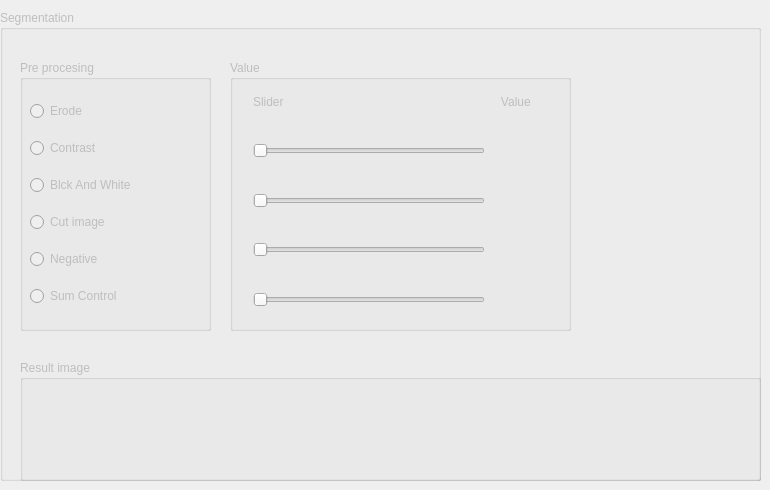
    <widget class="QWidget" name="tab_4">
     <attribute name="title">
      <string>Segmentation</string>
     </attribute>
     <widget class="QGroupBox" name="GBSegmentation">
      <property name="enabled">
       <bool>false</bool>
      </property>
      <property name="geometry">
       <rect>
        <x>0</x>
        <y>10</y>
        <width>761</width>
        <height>471</height>
       </rect>
      </property>
      <property name="title">
       <string>Segmentation</string>
      </property>
      <widget class="QGroupBox" name="GBSegmentationResultImage">
       <property name="geometry">
        <rect>
         <x>20</x>
         <y>350</y>
         <width>741</width>
         <height>121</height>
        </rect>
       </property>
       <property name="title">
        <string>Result image</string>
       </property>
       <widget class="QWidget" name="gridLayoutWidget_4">
        <property name="geometry">
         <rect>
          <x>10</x>
          <y>10</y>
          <width>721</width>
          <height>101</height>
         </rect>
        </property>
        <layout class="QGridLayout" name="gridLayout_4">
         <item row="1" column="3">
          <widget class="QLabel" name="labelSegmentationResult4">
           <property name="text">
            <string/>
           </property>
          </widget>
         </item>
         <item row="1" column="4">
          <widget class="QLabel" name="labelSegmentationResult5">
           <property name="text">
            <string/>
           </property>
          </widget>
         </item>
         <item row="1" column="1">
          <widget class="QLabel" name="labelSegmentationResult2">
           <property name="text">
            <string/>
           </property>
          </widget>
         </item>
         <item row="1" column="2">
          <widget class="QLabel" name="labelSegmentationResult3">
           <property name="text">
            <string/>
           </property>
          </widget>
         </item>
         <item row="1" column="0">
          <widget class="QLabel" name="labelSegmentationResult1">
           <property name="text">
            <string/>
           </property>
          </widget>
         </item>
         <item row="1" column="6">
          <widget class="QLabel" name="labelSegmentationResult7">
           <property name="text">
            <string/>
           </property>
          </widget>
         </item>
         <item row="1" column="5">
          <widget class="QLabel" name="labelSegmentationResult6">
           <property name="text">
            <string/>
           </property>
          </widget>
         </item>
         <item row="0" column="0">
          <spacer name="horizontalSpacer_5">
           <property name="orientation">
            <enum>Qt::Horizontal</enum>
           </property>
           <property name="sizeHint" stdset="0">
            <size>
             <width>40</width>
             <height>20</height>
            </size>
           </property>
          </spacer>
         </item>
         <item row="0" column="1">
          <spacer name="horizontalSpacer_6">
           <property name="orientation">
            <enum>Qt::Horizontal</enum>
           </property>
           <property name="sizeHint" stdset="0">
            <size>
             <width>40</width>
             <height>20</height>
            </size>
           </property>
          </spacer>
         </item>
         <item row="0" column="6">
          <spacer name="horizontalSpacer_7">
           <property name="orientation">
            <enum>Qt::Horizontal</enum>
           </property>
           <property name="sizeHint" stdset="0">
            <size>
             <width>40</width>
             <height>20</height>
            </size>
           </property>
          </spacer>
         </item>
         <item row="0" column="5">
          <spacer name="horizontalSpacer_8">
           <property name="orientation">
            <enum>Qt::Horizontal</enum>
           </property>
           <property name="sizeHint" stdset="0">
            <size>
             <width>40</width>
             <height>20</height>
            </size>
           </property>
          </spacer>
         </item>
         <item row="0" column="4">
          <spacer name="horizontalSpacer_9">
           <property name="orientation">
            <enum>Qt::Horizontal</enum>
           </property>
           <property name="sizeHint" stdset="0">
            <size>
             <width>40</width>
             <height>20</height>
            </size>
           </property>
          </spacer>
         </item>
         <item row="0" column="3">
          <spacer name="horizontalSpacer_10">
           <property name="orientation">
            <enum>Qt::Horizontal</enum>
           </property>
           <property name="sizeHint" stdset="0">
            <size>
             <width>40</width>
             <height>20</height>
            </size>
           </property>
          </spacer>
         </item>
         <item row="0" column="2">
          <spacer name="horizontalSpacer_11">
           <property name="orientation">
            <enum>Qt::Horizontal</enum>
           </property>
           <property name="sizeHint" stdset="0">
            <size>
             <width>40</width>
             <height>20</height>
            </size>
           </property>
          </spacer>
         </item>
        </layout>
       </widget>
      </widget>
      <widget class="QGroupBox" name="GBSegmentationOption">
       <property name="geometry">
        <rect>
         <x>20</x>
         <y>50</y>
         <width>191</width>
         <height>271</height>
        </rect>
       </property>
       <property name="title">
        <string>Pre procesing</string>
       </property>
       <widget class="QWidget" name="verticalLayoutWidget">
        <property name="geometry">
         <rect>
          <x>10</x>
          <y>30</y>
          <width>160</width>
          <height>231</height>
         </rect>
        </property>
        <layout class="QVBoxLayout" name="verticalLayout">
         <item>
          <widget class="QRadioButton" name="RBSegmetation1">
           <property name="text">
            <string>Erode</string>
           </property>
          </widget>
         </item>
         <item>
          <widget class="QRadioButton" name="RBSegmetation2">
           <property name="text">
            <string>Contrast</string>
           </property>
          </widget>
         </item>
         <item>
          <widget class="QRadioButton" name="RBSegmetation3">
           <property name="text">
            <string>Blck And White</string>
           </property>
          </widget>
         </item>
         <item>
          <widget class="QRadioButton" name="RBSegmetation4">
           <property name="text">
            <string>Cut image</string>
           </property>
          </widget>
         </item>
         <item>
          <widget class="QRadioButton" name="RBSegmetation5">
           <property name="text">
            <string>Negative</string>
           </property>
          </widget>
         </item>
         <item>
          <widget class="QRadioButton" name="RBSegmetation6">
           <property name="text">
            <string>Sum Control</string>
           </property>
          </widget>
         </item>
        </layout>
       </widget>
      </widget>
      <widget class="QGroupBox" name="GBSegmentationSliders">
       <property name="geometry">
        <rect>
         <x>230</x>
         <y>50</y>
         <width>341</width>
         <height>271</height>
        </rect>
       </property>
       <property name="title">
        <string>Value</string>
       </property>
       <widget class="QWidget" name="gridLayoutWidget_3">
        <property name="geometry">
         <rect>
          <x>10</x>
          <y>20</y>
          <width>321</width>
          <height>241</height>
         </rect>
        </property>
        <layout class="QGridLayout" name="gridLayout_3">
         <item row="0" column="2">
          <widget class="QLabel" name="labelSegmentationValue">
           <property name="text">
            <string>   Value   </string>
           </property>
          </widget>
         </item>
         <item row="2" column="1">
          <widget class="QSlider" name="HSSegmentation2">
           <property name="orientation">
            <enum>Qt::Horizontal</enum>
           </property>
          </widget>
         </item>
         <item row="3" column="1">
          <widget class="QSlider" name="HSSegmentation3">
           <property name="orientation">
            <enum>Qt::Horizontal</enum>
           </property>
          </widget>
         </item>
         <item row="0" column="1">
          <widget class="QLabel" name="labelSegmentationSlider">
           <property name="text">
            <string>Slider</string>
           </property>
          </widget>
         </item>
         <item row="1" column="2">
          <widget class="QLabel" name="labelSegmentationValue1">
           <property name="text">
            <string/>
           </property>
          </widget>
         </item>
         <item row="2" column="3">
          <spacer name="verticalSpacer_24">
           <property name="orientation">
            <enum>Qt::Vertical</enum>
           </property>
           <property name="sizeHint" stdset="0">
            <size>
             <width>20</width>
             <height>40</height>
            </size>
           </property>
          </spacer>
         </item>
         <item row="3" column="3">
          <spacer name="verticalSpacer_25">
           <property name="orientation">
            <enum>Qt::Vertical</enum>
           </property>
           <property name="sizeHint" stdset="0">
            <size>
             <width>20</width>
             <height>40</height>
            </size>
           </property>
          </spacer>
         </item>
         <item row="4" column="3">
          <spacer name="verticalSpacer_26">
           <property name="orientation">
            <enum>Qt::Vertical</enum>
           </property>
           <property name="sizeHint" stdset="0">
            <size>
             <width>20</width>
             <height>40</height>
            </size>
           </property>
          </spacer>
         </item>
         <item row="1" column="3">
          <spacer name="verticalSpacer_22">
           <property name="orientation">
            <enum>Qt::Vertical</enum>
           </property>
           <property name="sizeHint" stdset="0">
            <size>
             <width>20</width>
             <height>40</height>
            </size>
           </property>
          </spacer>
         </item>
         <item row="0" column="3">
          <spacer name="verticalSpacer_23">
           <property name="orientation">
            <enum>Qt::Vertical</enum>
           </property>
           <property name="sizeHint" stdset="0">
            <size>
             <width>20</width>
             <height>40</height>
            </size>
           </property>
          </spacer>
         </item>
         <item row="2" column="2">
          <widget class="QLabel" name="labelSegmentationValue2">
           <property name="text">
            <string/>
           </property>
          </widget>
         </item>
         <item row="3" column="2">
          <widget class="QLabel" name="labelSegmentationValue3">
           <property name="text">
            <string/>
           </property>
          </widget>
         </item>
         <item row="4" column="2">
          <widget class="QLabel" name="labelSegmentationValue4">
           <property name="text">
            <string/>
           </property>
          </widget>
         </item>
         <item row="1" column="1">
          <widget class="QSlider" name="HSSegmentation1">
           <property name="font">
            <font>
             <kerning>true</kerning>
            </font>
           </property>
           <property name="orientation">
            <enum>Qt::Horizontal</enum>
           </property>
          </widget>
         </item>
         <item row="4" column="1">
          <widget class="QSlider" name="HSSegmentation4">
           <property name="orientation">
            <enum>Qt::Horizontal</enum>
           </property>
          </widget>
         </item>
         <item row="1" column="0">
          <widget class="QLabel" name="labelSegmentation1">
           <property name="text">
            <string/>
           </property>
          </widget>
         </item>
         <item row="2" column="0">
          <widget class="QLabel" name="labelSegmentation2">
           <property name="text">
            <string/>
           </property>
          </widget>
         </item>
         <item row="3" column="0">
          <widget class="QLabel" name="labelSegmentation3">
           <property name="text">
            <string/>
           </property>
          </widget>
         </item>
         <item row="4" column="0">
          <widget class="QLabel" name="labelSegmentation4">
           <property name="text">
            <string/>
           </property>
          </widget>
         </item>
        </layout>
       </widget>
      </widget>
     </widget>
    </widget>
